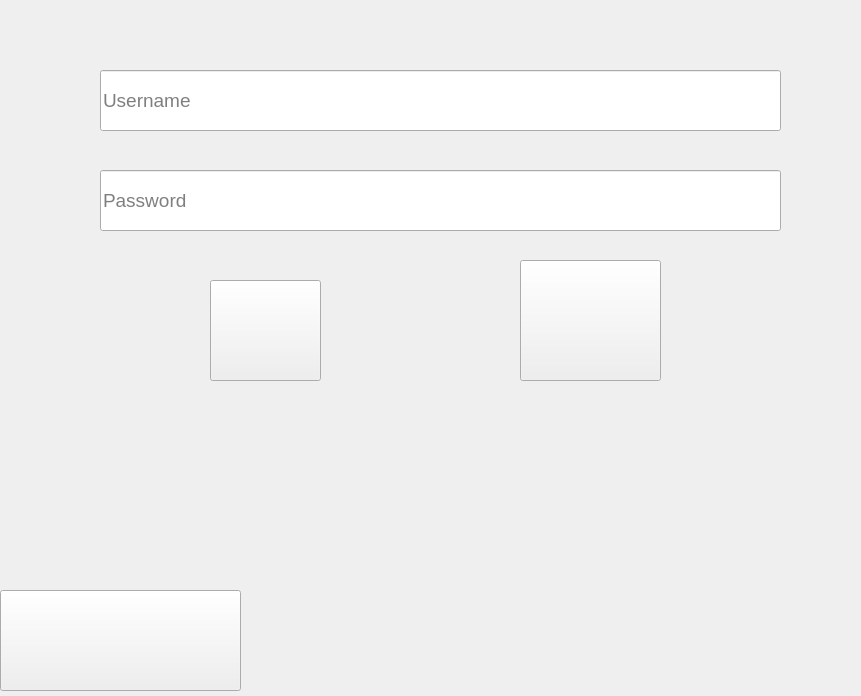
<?xml version="1.0" encoding="UTF-8"?>
<ui version="4.0">
 <class>Login</class>
 <widget class="QMainWindow" name="Login">
  <property name="geometry">
   <rect>
    <x>0</x>
    <y>0</y>
    <width>861</width>
    <height>696</height>
   </rect>
  </property>
  <property name="windowTitle">
   <string>Login</string>
  </property>
  <property name="windowIcon">
   <iconset resource="icons.qrc">
    <normaloff>:/App_Data/Images/lgin-pressed.png</normaloff>:/App_Data/Images/lgin-pressed.png</iconset>
  </property>
  <widget class="QWidget" name="centralwidget">
   <widget class="QLineEdit" name="username">
    <property name="geometry">
     <rect>
      <x>100</x>
      <y>70</y>
      <width>681</width>
      <height>61</height>
     </rect>
    </property>
    <property name="font">
     <font>
      <pointsize>14</pointsize>
     </font>
    </property>
    <property name="styleSheet">
     <string notr="true"/>
    </property>
    <property name="inputMask">
     <string/>
    </property>
    <property name="text">
     <string/>
    </property>
    <property name="placeholderText">
     <string>Username</string>
    </property>
   </widget>
   <widget class="QLineEdit" name="password">
    <property name="geometry">
     <rect>
      <x>100</x>
      <y>170</y>
      <width>681</width>
      <height>61</height>
     </rect>
    </property>
    <property name="font">
     <font>
      <pointsize>14</pointsize>
     </font>
    </property>
    <property name="styleSheet">
     <string notr="true"/>
    </property>
    <property name="echoMode">
     <enum>QLineEdit::Password</enum>
    </property>
    <property name="placeholderText">
     <string>Password</string>
    </property>
    <property name="cursorMoveStyle">
     <enum>Qt::VisualMoveStyle</enum>
    </property>
    <property name="clearButtonEnabled">
     <bool>false</bool>
    </property>
   </widget>
   <widget class="QPushButton" name="login">
    <property name="geometry">
     <rect>
      <x>210</x>
      <y>280</y>
      <width>111</width>
      <height>101</height>
     </rect>
    </property>
    <property name="styleSheet">
     <string notr="true">#login
{
border-image: url(:/App_Data/Images/lgin.png);
}
#login:hover
{
border-image: url(:/App_Data/Images/lgin-pressed.png);
}
#login:pressed
{
border-image: url(:/App_Data/Images/lgin.png);
}</string>
    </property>
    <property name="text">
     <string/>
    </property>
   </widget>
   <widget class="QLabel" name="login_message">
    <property name="geometry">
     <rect>
      <x>650</x>
      <y>520</y>
      <width>211</width>
      <height>171</height>
     </rect>
    </property>
    <property name="styleSheet">
     <string notr="true">border-image: url(:/App_Data/Images/MessageBox.png);</string>
    </property>
    <property name="text">
     <string/>
    </property>
    <property name="alignment">
     <set>Qt::AlignCenter</set>
    </property>
   </widget>
   <widget class="QPushButton" name="offlinemode">
    <property name="geometry">
     <rect>
      <x>0</x>
      <y>590</y>
      <width>241</width>
      <height>101</height>
     </rect>
    </property>
    <property name="styleSheet">
     <string notr="true">#offlinemode
{
border-image: url(:/App_Data/Images/1.png);
}
#offlinemode:hover
{
border-image: url(:/App_Data/Images/2.png);
}
#offlinemode:pressed
{
border-image: url(:/App_Data/Images/1.png);
}</string>
    </property>
    <property name="text">
     <string/>
    </property>
   </widget>
   <widget class="QPushButton" name="logout">
    <property name="geometry">
     <rect>
      <x>520</x>
      <y>260</y>
      <width>141</width>
      <height>121</height>
     </rect>
    </property>
    <property name="styleSheet">
     <string notr="true">#logout
{
border-image: url(:/App_Data/Images/close_red.png);
}
#logout:pressed
{
	border-image: url(:/App_Data/Images/close_red-clicked.png);

}</string>
    </property>
    <property name="text">
     <string/>
    </property>
   </widget>
  </widget>
 </widget>
 <resources>
  <include location="icons.qrc"/>
 </resources>
 <connections/>
</ui>
